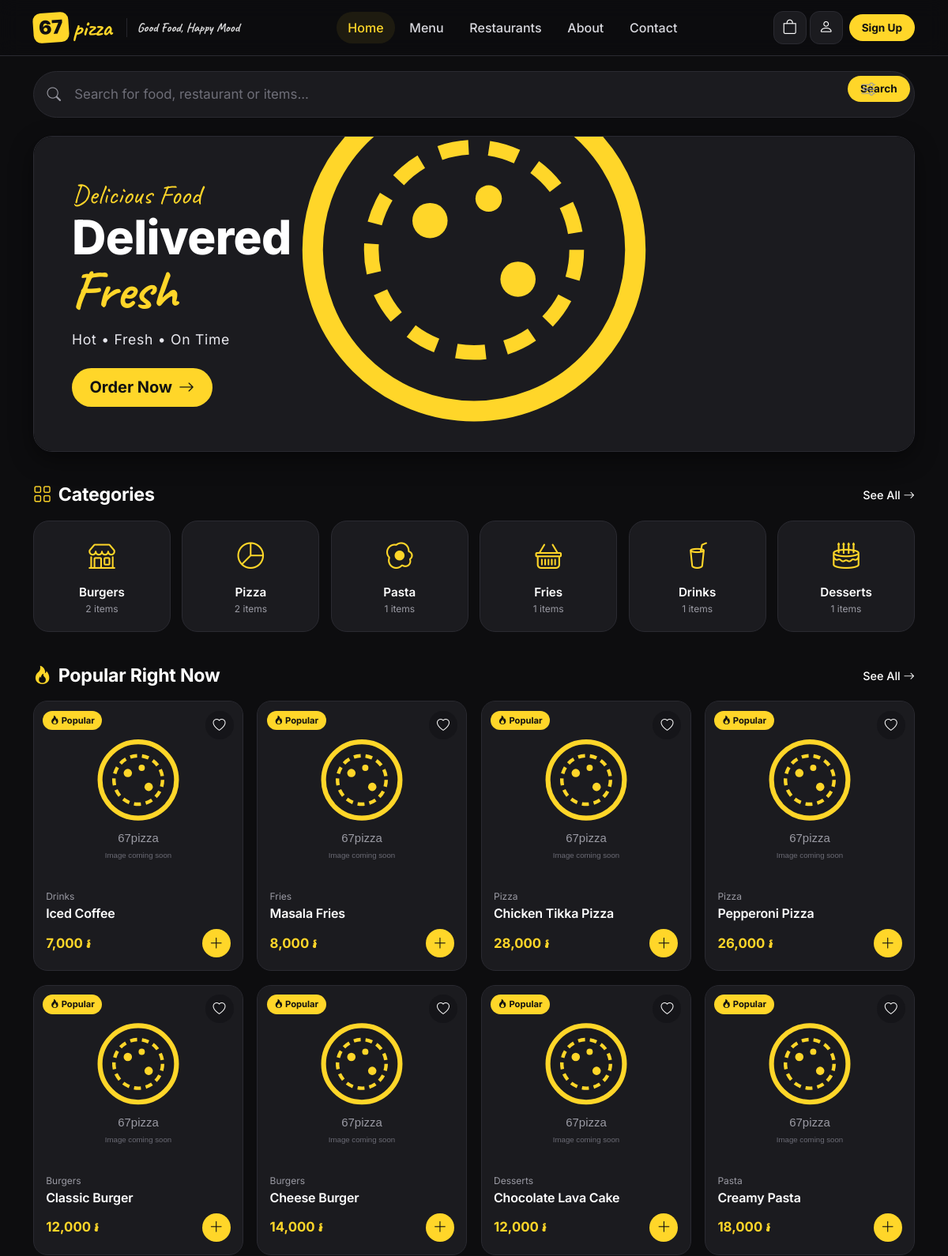
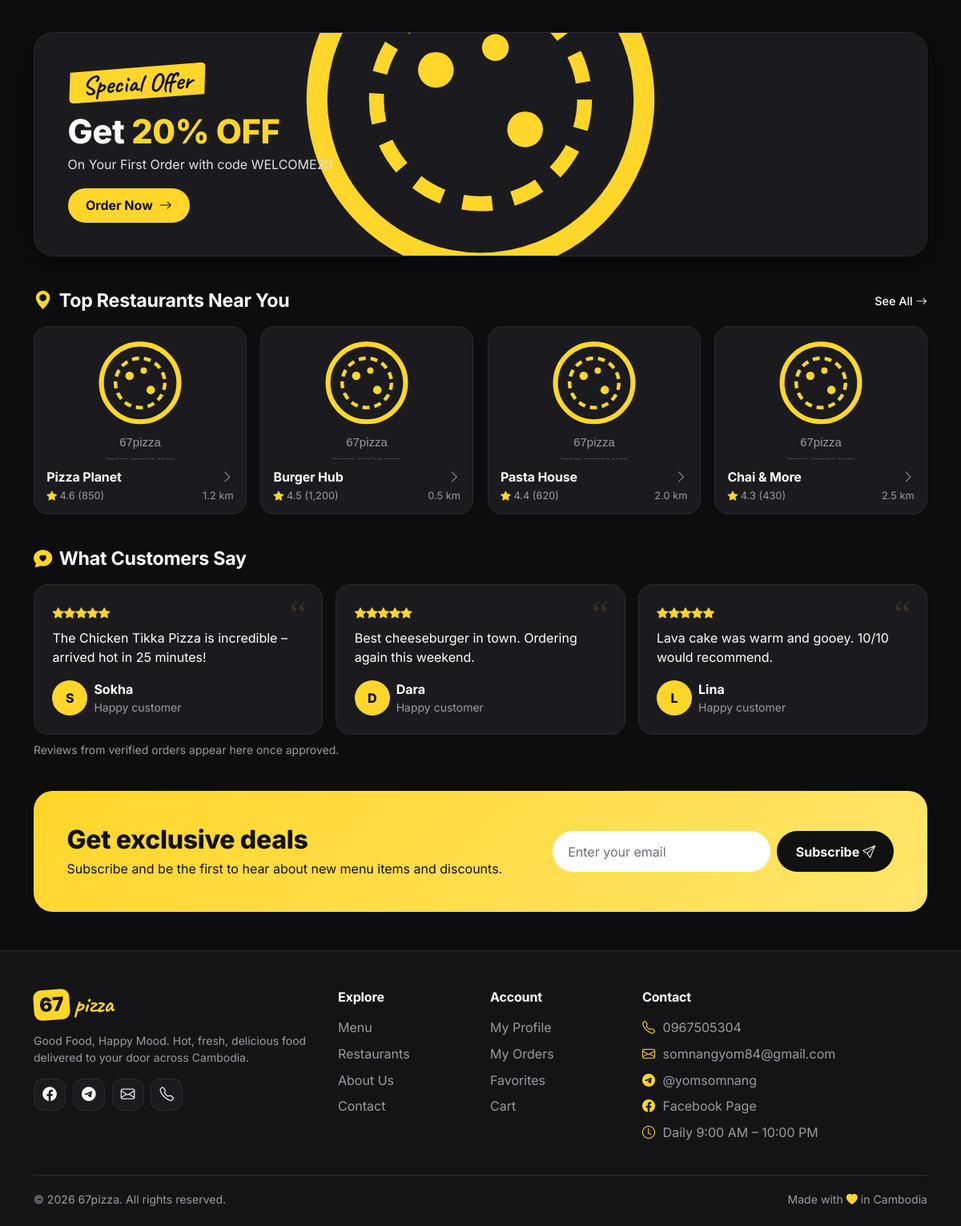
The page / on the database its author committed (2 pictures, top to bottom).
### tables this page shows
CREATE TABLE `banners` (
  `id` INT UNSIGNED NOT NULL AUTO_INCREMENT,
  `title` VARCHAR(150) NOT NULL,
  `subtitle` VARCHAR(255) DEFAULT NULL,
  `highlight` VARCHAR(100) DEFAULT NULL,
  `image` VARCHAR(255) DEFAULT NULL,
  `button_text` VARCHAR(60) DEFAULT 'Order Now',
  `button_link` VARCHAR(255) DEFAULT 'menu.php',
  `position` ENUM('hero','offer') NOT NULL DEFAULT 'hero',
  `sort_order` INT NOT NULL DEFAULT 0,
  `is_active` TINYINT(1) NOT NULL DEFAULT 1,
  `created_at` TIMESTAMP NOT NULL DEFAULT CURRENT_TIMESTAMP,
  `updated_at` TIMESTAMP NOT NULL DEFAULT CURRENT_TIMESTAMP ON UPDATE CURRENT_TIMESTAMP,
  PRIMARY KEY (`id`)
);

CREATE TABLE `categories` (
  `id` INT UNSIGNED NOT NULL AUTO_INCREMENT,
  `name` VARCHAR(100) NOT NULL,
  `slug` VARCHAR(120) NOT NULL,
  `icon` VARCHAR(60) DEFAULT 'bi-egg-fried',
  `description` VARCHAR(255) DEFAULT NULL,
  `sort_order` INT NOT NULL DEFAULT 0,
  `is_active` TINYINT(1) NOT NULL DEFAULT 1,
  `created_at` TIMESTAMP NOT NULL DEFAULT CURRENT_TIMESTAMP,
  `updated_at` TIMESTAMP NOT NULL DEFAULT CURRENT_TIMESTAMP ON UPDATE CURRENT_TIMESTAMP,
  PRIMARY KEY (`id`),
  UNIQUE KEY `uq_categories_slug` (`slug`)
);

CREATE TABLE `products` (
  `id` INT UNSIGNED NOT NULL AUTO_INCREMENT,
  `category_id` INT UNSIGNED NOT NULL,
  `restaurant_id` INT UNSIGNED DEFAULT NULL,
  `name` VARCHAR(150) NOT NULL,
  `slug` VARCHAR(170) NOT NULL,
  `description` TEXT DEFAULT NULL,
  `price` DECIMAL(12,2) NOT NULL DEFAULT 0.00,
  `image` VARCHAR(255) DEFAULT NULL,
  `is_available` TINYINT(1) NOT NULL DEFAULT 1,
  `is_featured` TINYINT(1) NOT NULL DEFAULT 0,
  `sold_count` INT UNSIGNED NOT NULL DEFAULT 0,
  `created_at` TIMESTAMP NOT NULL DEFAULT CURRENT_TIMESTAMP,
  `updated_at` TIMESTAMP NOT NULL DEFAULT CURRENT_TIMESTAMP ON UPDATE CURRENT_TIMESTAMP,
  PRIMARY KEY (`id`),
  UNIQUE KEY `uq_products_slug` (`slug`),
  KEY `idx_products_category` (`category_id`),
  KEY `idx_products_restaurant` (`restaurant_id`),
  KEY `idx_products_flags` (`is_available`,`is_featured`),
  FULLTEXT KEY `ft_products` (`name`,`description`),
  CONSTRAINT `fk_products_category` FOREIGN KEY (`category_id`) REFERENCES `categories`(`id`) ON DELETE RESTRICT,
  CONSTRAINT `fk_products_restaurant` FOREIGN KEY (`restaurant_id`) REFERENCES `restaurants`(`id`) ON DELETE SET NULL
);

CREATE TABLE `restaurants` (
  `id` INT UNSIGNED NOT NULL AUTO_INCREMENT,
  `name` VARCHAR(120) NOT NULL,
  `slug` VARCHAR(140) NOT NULL,
  `description` TEXT DEFAULT NULL,
  `image` VARCHAR(255) DEFAULT NULL,
  `rating` DECIMAL(2,1) NOT NULL DEFAULT 0.0,
  `rating_count` INT UNSIGNED NOT NULL DEFAULT 0,
  `delivery_time` VARCHAR(40) DEFAULT '25-35 min',
  `distance_km` DECIMAL(4,1) DEFAULT NULL,
  `phone` VARCHAR(30) DEFAULT NULL,
  `is_active` TINYINT(1) NOT NULL DEFAULT 1,
  `is_featured` TINYINT(1) NOT NULL DEFAULT 0,
  `created_at` TIMESTAMP NOT NULL DEFAULT CURRENT_TIMESTAMP,
  `updated_at` TIMESTAMP NOT NULL DEFAULT CURRENT_TIMESTAMP ON UPDATE CURRENT_TIMESTAMP,
  PRIMARY KEY (`id`),
  UNIQUE KEY `uq_restaurants_slug` (`slug`)
);

### config/database.php (called while the page is built, shortened)
<?php
function db(): PDO
{
    static $pdo = null;
    if ($pdo instanceof PDO) {
        return $pdo;
    }
    $dsn = sprintf('mysql:host=%s;port=%s;dbname=%s;charset=%s', DB_HOST, DB_PORT, DB_NAME, DB_CHARSET);
    $options = [
        PDO::ATTR_ERRMODE            => PDO::ERRMODE_EXCEPTION,
        PDO::ATTR_DEFAULT_FETCH_MODE => PDO::FETCH_ASSOC,
        PDO::ATTR_EMULATE_PREPARES   => false,
    ];
    try {
        $pdo = new PDO($dsn, DB_USER, DB_PASS, $options);
    } catch (PDOException $e) {
        http_response_code(500);
        if (defined('APP_DEBUG') && APP_DEBUG) {
            echo '<h2 style="font-family:sans-serif">Database connection failed</h2>';
            echo '<p style="font-family:sans-serif">Check <code>config/database.php</code> and make sure MySQL is running and the database <code>67pizza_db</code> has been imported.</p>';
            echo '<pre>' . htmlspecialchars($e->getMessage()) . '</pre>';
        } else {
            echo 'Service temporarily unavailable.';
        }
        exit;
    }
    return $pdo;
}

### includes/auth.php (called while the page is built, shortened)
<?php
function current_user(): ?array
{
    static $user = false;
    if ($user !== false) {
        return $user;
    }
    $user = null;
    return $user;
}

### index.php (the view, shortened to what this page needs)
<?php
$categories = get_categories();
$popular = get_products(['featured' => true, 'limit' => 8])['items'];
$restaurants = get_restaurants(true, 4);
$hero = get_banner('hero');
$offer = get_banner('offer');
$reviews = get_approved_reviews(3);
require ROOT_PATH . '/includes/header.php';
?>
<div class="container">
  <form class="search-form search-hero" action="<?= url('search.php') ?>" method="get" role="search">
    <i class="bi bi-search"></i>
    <input type="search" name="q" class="form-control" placeholder="Search for food, restaurant or items..." aria-label="Search">
    <button class="btn btn-brand btn-sm" type="submit"><i class="bi bi-sliders"></i> Search</button>
  </form>
  <section class="hero">
    <img class="hero-bg" src="<?= e(image_url($hero['image'] ?? 'assets/images/hero.jpg')) ?>" alt="Fresh burger, fries and drink" onerror="this.style.display='none'">
    <div class="hero-content">
      <div class="script-line animate-up"><?= e($hero['highlight'] ?? 'Delicious Food') ?></div>
      <h1 class="animate-up d1">Delivered<br><span class="yl">Fresh</span></h1>
      <p class="sub animate-up d2"><?= e($hero['subtitle'] ?? 'Hot • Fresh • On Time') ?></p>
      <a href="<?= url($hero['button_link'] ?? 'menu.php') ?>" class="btn btn-brand btn-lg animate-up d3"><?= e($hero['button_text'] ?? 'Order Now') ?> <i class="bi bi-arrow-right"></i></a>
    </div>
  </section>
  <section class="section">
    <div class="section-head"><h2><i class="bi bi-grid"></i> Categories</h2><a class="see-all" href="<?= url('menu.php') ?>">See All <i class="bi bi-arrow-right"></i></a></div>
    <?php if ($categories): ?>
    <div class="category-grid">
      <?php foreach ($categories as $c): ?>
      <a class="category-tile" href="<?= url('category.php?slug=' . urlencode($c['slug'])) ?>">
        <i class="bi <?= e($c['icon'] ?: 'bi-egg-fried') ?>"></i>
        <span><?= e($c['name']) ?></span>
        <small><?= (int) $c['product_count'] ?> items</small>
      </a>
      <?php endforeach; ?>
    </div>
    <?php else: ?>
    <div class="empty-state card-dark"><i class="bi bi-grid"></i><h4>No categories yet</h4><p>Add categories from the admin dashboard.</p></div>
    <?php endif; ?>
  </section>
  <section class="section">
    <div class="section-head"><h2><i class="bi bi-fire"></i> Popular Right Now</h2><a class="see-all" href="<?= url('menu.php?sort=popular') ?>">See All <i class="bi bi-arrow-right"></i></a></div>
    <?php if ($popular): ?>
    <div class="product-grid">
      <?php foreach ($popular as $p) render_product_card($p); ?>
    </div>
    <?php else: ?>
    <div class="empty-state card-dark"><i class="bi bi-basket"></i><h4>Menu coming soon</h4><p>No products have been added yet.</p></div>
    <?php endif; ?>
  </section>
  <?php if ($offer): ?>
  <section class="section">
    <div class="offer-banner">
      <img src="<?= e(image_url($offer['image'])) ?>" alt="Special offer" onerror="this.style.display='none'">
      <div class="offer-content">
        <span class="offer-tag"><?= e($offer['highlight'] ?: 'Special Offer') ?></span>
        <h2><?= preg_replace('/(\d+%\s*OFF)/i', '<span>$1</span>', e($offer['title'])) ?></h2>
        <p><?= e($offer['subtitle']) ?></p>
        <a href="<?= url($offer['button_link'] ?: 'menu.php') ?>" class="btn btn-brand"><?= e($offer['button_text'] ?: 'Order Now') ?> <i class="bi bi-arrow-right"></i></a>
      </div>
    </div>
  </section>
  <?php endif; ?>
  <section class="section">
    <div class="section-head"><h2><i class="bi bi-geo-alt-fill"></i> Top Restaurants Near You</h2><a class="see-all" href="<?= url('restaurants.php') ?>">See All <i class="bi bi-arrow-right"></i></a></div>
    <?php if ($restaurants): ?>
    <div class="restaurant-grid">
      <?php foreach ($restaurants as $r): ?>
      <a class="restaurant-card" href="<?= url('restaurant.php?slug=' . urlencode($r['slug'])) ?>">
        <img src="<?= e(image_url($r['image'])) ?>" alt="<?= e($r['name']) ?>" loading="lazy" onerror="this.onerror=null;this.src='<?= placeholder_url() ?>'">
        <div class="rb">
          <h3><?= e($r['name']) ?> <i class="bi bi-chevron-right text-muted"></i></h3>
          <div class="info">
            <span><i class="bi bi-star-fill text-brand"></i> <?= e($r['rating']) ?> (<?= number_format((int) $r['rating_count']) ?>)</span>
            <span><?= $r['distance_km'] !== null ? e($r['distance_km']) . ' km' : e($r['delivery_time']) ?></span>
          </div>
        </div>
      </a>
      <?php endforeach; ?>
    </div>
    <?php else: ?>
    <div class="empty-state card-dark"><i class="bi bi-shop"></i><h4>No restaurants listed</h4></div>
    <?php endif; ?>
  </section>
  <section class="section">
    <div class="section-head"><h2><i class="bi bi-chat-heart-fill"></i> What Customers Say</h2></div>
    <?php if ($reviews): ?>
    <div class="row g-3">
      <?php foreach ($reviews as $rv): ?>
      <div class="col-md-4">
        <div class="review-card">
          <span class="quote">“</span>
          <?= render_stars((float) $rv['rating']) ?>
          <p class="mt-2 mb-3"><?= e($rv['comment'] ?: 'Loved it!') ?></p>
          <div class="d-flex align-items-center gap-2">
            <span class="avatar"><?= e(mb_strtoupper(mb_substr($rv['user_name'], 0, 1))) ?></span>
            <div><strong><?= e($rv['user_name']) ?></strong><div class="text-muted small">on <?= e($rv['product_name']) ?></div></div>
          </div>
        </div>
      </div>
      <?php endforeach; ?>
    </div>
    <?php else: ?>
    <div class="row g-3">
      <?php foreach ([['Sokha', 'The Chicken Tikka Pizza is incredible – arrived hot in 25 minutes!'], ['Dara', 'Best cheeseburger in town. Ordering again this weekend.'], ['Lina', 'Lava cake was warm and gooey. 10/10 would recommend.']] as $t): ?>
      <div class="col-md-4"><div class="review-card"><span class="quote">“</span><?= render_stars(5) ?><p class="mt-2 mb-3"><?= e($t[1]) ?></p><div class="d-flex align-items-center gap-2"><span class="avatar"><?= e($t[0][0]) ?></span><div><strong><?= e($t[0]) ?></strong><div class="text-muted small">Happy customer</div></div></div></div></div>
      <?php endforeach; ?>
    </div>
    <p class="text-muted small mt-2">Reviews from verified orders appear here once approved.</p>
    <?php endif; ?>
  </section>
  <section class="section" id="newsletter">
    <div class="newsletter">
      <div><h2>Get exclusive deals</h2><p class="mb-0">Subscribe and be the first to hear about new menu items and discounts.</p></div>
      <form action="<?= url('actions/newsletter.php') ?>" method="post"><?= csrf_field() ?>
        <input type="email" name="email" class="form-control" placeholder="Enter your email" required>
        <button class="btn" type="submit">Subscribe <i class="bi bi-send"></i></button>
      </form>
    </div>
  </section>
</div>
<?php require ROOT_PATH . '/includes/footer.php'; ?>

### includes/product-card.php (shortened to what this page needs)
<?php
$pid = (int) $p['id'];
$fav = is_favorite($pid);
?>
<div class="product-card" data-product-id="<?= $pid ?>">
  <div class="product-media">
    <a href="<?= url('product.php?slug=' . urlencode($p['slug'])) ?>">
      <img src="<?= e(image_url($p['image'])) ?>" alt="<?= e($p['name']) ?>" loading="lazy" onerror="this.onerror=null;this.src='<?= placeholder_url() ?>'">
    </a>
    <button type="button" class="fav-btn js-fav <?= $fav ? 'active' : '' ?>" data-id="<?= $pid ?>" aria-label="Toggle favorite" title="<?= $fav ? 'Remove from favorites' : 'Add to favorites' ?>">
      <i class="bi <?= $fav ? 'bi-heart-fill' : 'bi-heart' ?>"></i>
    </button>
    <?php if (!empty($p['is_featured'])): ?><span class="chip chip-featured"><i class="bi bi-fire"></i> Popular</span><?php endif; ?>
  </div>
  <div class="product-body">
    <div class="product-meta"><?= e($p['category_name'] ?? '') ?>
    </div>
    <h3 class="product-title"><a href="<?= url('product.php?slug=' . urlencode($p['slug'])) ?>"><?= e($p['name']) ?></a></h3>
    <div class="product-footer">
      <span class="product-price"><?= format_price($p['price']) ?></span>
      <?php if (!empty($p['is_available'])): ?>
      <button type="button" class="add-btn js-add-cart" data-id="<?= $pid ?>" aria-label="Add to cart" title="Add to cart"><i class="bi bi-plus-lg"></i></button>
      <?php endif; ?>
    </div>
  </div>
</div>

### rows shown on the page
banners: highlight "Delicious Food", subtitle "Hot • Fresh • On Time", button_text "Order Now"
categories: name "Burgers", product_count "2"
categories: name "Pizza", product_count "2"
categories: name "Pasta", product_count "1"
categories: name "Fries", product_count "1"
categories: name "Drinks", product_count "1"
categories: name "Desserts", product_count "1"
products: is_featured 1 (drawn), category.name "Drinks", name "Iced Coffee", price "7,000 ៛"
products: is_featured 1 (drawn), category.name "Fries", name "Masala Fries", price "8,000 ៛"
products: is_featured 1 (drawn), category.name "Pizza", name "Chicken Tikka Pizza", price "28,000 ៛"
products: is_featured 1 (drawn), category.name "Pizza", name "Pepperoni Pizza", price "26,000 ៛"
products: is_featured 1 (drawn), category.name "Burgers", name "Classic Burger", price "12,000 ៛"
products: is_featured 1 (drawn), category.name "Burgers", name "Cheese Burger", price "14,000 ៛"
products: is_featured 1 (drawn), category.name "Desserts", name "Chocolate Lava Cake", price "12,000 ៛"
products: is_featured 1 (drawn), category.name "Pasta", name "Creamy Pasta", price "18,000 ៛"
banners: highlight "Special Offer", title "Get 20% OFF", subtitle "On Your First Order with code WELCOME20", button_text "Order Now"
restaurants: name "Pizza Planet", rating "4.6", rating_count "850", distance_km "1.2"
restaurants: name "Burger Hub", rating "4.5", rating_count "1,200", distance_km "0.5"
restaurants: name "Pasta House", rating "4.4", rating_count "620", distance_km "2.0"
restaurants: name "Chai & More", rating "4.3", rating_count "430", distance_km "2.5"

### other values the page prints
setting('site_tagline', 'Good Food, Happy Mood') "Good Food, Happy Mood"
$label "Home"
$label "Menu"
$label "Restaurants"
$label "About"
$label "Contact"
$t[1] "The Chicken Tikka Pizza is incredible – arrived hot in 25 minutes!"
$t[0][0] "S"
$t[0] "Sokha"
$t[1] "Best cheeseburger in town. Ordering again this weekend."
$t[0][0] "D"
$t[0] "Dara"
$t[1] "Lava cake was warm and gooey. 10/10 would recommend."
$t[0][0] "L"
$t[0] "Lina"
